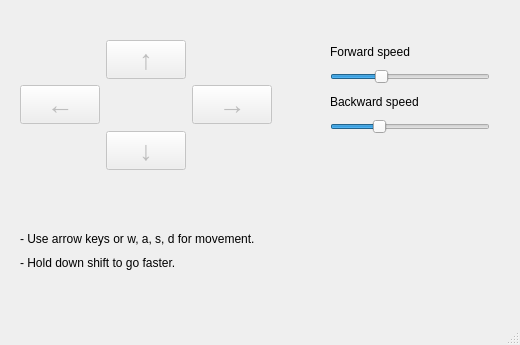
<?xml version="1.0" encoding="UTF-8"?>
<ui version="4.0">
 <class>MainWindow</class>
 <widget class="QMainWindow" name="MainWindow">
  <property name="geometry">
   <rect>
    <x>0</x>
    <y>0</y>
    <width>520</width>
    <height>345</height>
   </rect>
  </property>
  <property name="windowTitle">
   <string>IP Car Controller</string>
  </property>
  <property name="toolTip">
   <string/>
  </property>
  <property name="accessibleName">
   <string/>
  </property>
  <property name="unifiedTitleAndToolBarOnMac">
   <bool>false</bool>
  </property>
  <widget class="QWidget" name="centralwidget">
   <widget class="QWidget" name="gridLayoutWidget">
    <property name="geometry">
     <rect>
      <x>20</x>
      <y>40</y>
      <width>269</width>
      <height>191</height>
     </rect>
    </property>
    <layout class="QGridLayout" name="gridLayout">
     <property name="sizeConstraint">
      <enum>QLayout::SetFixedSize</enum>
     </property>
     <item row="1" column="0">
      <widget class="QPushButton" name="btn_left">
       <property name="enabled">
        <bool>false</bool>
       </property>
       <property name="sizePolicy">
        <sizepolicy hsizetype="Fixed" vsizetype="Fixed">
         <horstretch>0</horstretch>
         <verstretch>0</verstretch>
        </sizepolicy>
       </property>
       <property name="baseSize">
        <size>
         <width>40</width>
         <height>40</height>
        </size>
       </property>
       <property name="font">
        <font>
         <pointsize>20</pointsize>
        </font>
       </property>
       <property name="text">
        <string>←</string>
       </property>
      </widget>
     </item>
     <item row="0" column="1">
      <widget class="QPushButton" name="btn_forward">
       <property name="enabled">
        <bool>false</bool>
       </property>
       <property name="sizePolicy">
        <sizepolicy hsizetype="Fixed" vsizetype="Fixed">
         <horstretch>0</horstretch>
         <verstretch>0</verstretch>
        </sizepolicy>
       </property>
       <property name="baseSize">
        <size>
         <width>40</width>
         <height>40</height>
        </size>
       </property>
       <property name="font">
        <font>
         <pointsize>20</pointsize>
        </font>
       </property>
       <property name="text">
        <string>↑</string>
       </property>
       <property name="checkable">
        <bool>false</bool>
       </property>
       <property name="autoDefault">
        <bool>false</bool>
       </property>
       <property name="default">
        <bool>false</bool>
       </property>
       <property name="flat">
        <bool>false</bool>
       </property>
      </widget>
     </item>
     <item row="2" column="1">
      <widget class="QPushButton" name="btn_backward">
       <property name="enabled">
        <bool>false</bool>
       </property>
       <property name="sizePolicy">
        <sizepolicy hsizetype="Fixed" vsizetype="Fixed">
         <horstretch>0</horstretch>
         <verstretch>0</verstretch>
        </sizepolicy>
       </property>
       <property name="baseSize">
        <size>
         <width>40</width>
         <height>40</height>
        </size>
       </property>
       <property name="font">
        <font>
         <pointsize>20</pointsize>
        </font>
       </property>
       <property name="text">
        <string>↓</string>
       </property>
      </widget>
     </item>
     <item row="1" column="2">
      <widget class="QPushButton" name="btn_right">
       <property name="enabled">
        <bool>false</bool>
       </property>
       <property name="sizePolicy">
        <sizepolicy hsizetype="Fixed" vsizetype="Fixed">
         <horstretch>0</horstretch>
         <verstretch>0</verstretch>
        </sizepolicy>
       </property>
       <property name="baseSize">
        <size>
         <width>40</width>
         <height>40</height>
        </size>
       </property>
       <property name="font">
        <font>
         <pointsize>20</pointsize>
        </font>
       </property>
       <property name="text">
        <string>→</string>
       </property>
      </widget>
     </item>
     <item row="1" column="1">
      <spacer name="horizontalSpacer">
       <property name="orientation">
        <enum>Qt::Horizontal</enum>
       </property>
       <property name="sizeHint" stdset="0">
        <size>
         <width>40</width>
         <height>40</height>
        </size>
       </property>
      </spacer>
     </item>
    </layout>
   </widget>
   <widget class="QWidget" name="verticalLayoutWidget">
    <property name="geometry">
     <rect>
      <x>330</x>
      <y>40</y>
      <width>160</width>
      <height>94</height>
     </rect>
    </property>
    <layout class="QVBoxLayout" name="verticalLayout">
     <item>
      <widget class="QLabel" name="label_3">
       <property name="text">
        <string>Forward speed</string>
       </property>
      </widget>
     </item>
     <item>
      <widget class="QSlider" name="horizontalSlider_fs">
       <property name="pageStep">
        <number>5</number>
       </property>
       <property name="value">
        <number>30</number>
       </property>
       <property name="orientation">
        <enum>Qt::Horizontal</enum>
       </property>
      </widget>
     </item>
     <item>
      <widget class="QLabel" name="label_2">
       <property name="text">
        <string>Backward speed</string>
       </property>
      </widget>
     </item>
     <item>
      <widget class="QSlider" name="horizontalSlider_bs">
       <property name="minimum">
        <number>1</number>
       </property>
       <property name="maximum">
        <number>100</number>
       </property>
       <property name="pageStep">
        <number>5</number>
       </property>
       <property name="value">
        <number>30</number>
       </property>
       <property name="orientation">
        <enum>Qt::Horizontal</enum>
       </property>
      </widget>
     </item>
    </layout>
   </widget>
   <widget class="QWidget" name="verticalLayoutWidget_2">
    <property name="geometry">
     <rect>
      <x>20</x>
      <y>230</y>
      <width>250</width>
      <height>42</height>
     </rect>
    </property>
    <layout class="QVBoxLayout" name="verticalLayout_2">
     <item>
      <widget class="QLabel" name="label">
       <property name="sizePolicy">
        <sizepolicy hsizetype="Preferred" vsizetype="Preferred">
         <horstretch>0</horstretch>
         <verstretch>0</verstretch>
        </sizepolicy>
       </property>
       <property name="text">
        <string>- Use arrow keys or w, a, s, d for movement.</string>
       </property>
      </widget>
     </item>
     <item>
      <widget class="QLabel" name="label_4">
       <property name="sizePolicy">
        <sizepolicy hsizetype="Preferred" vsizetype="Preferred">
         <horstretch>0</horstretch>
         <verstretch>0</verstretch>
        </sizepolicy>
       </property>
       <property name="text">
        <string>- Hold down shift to go faster.</string>
       </property>
      </widget>
     </item>
    </layout>
   </widget>
  </widget>
  <widget class="QMenuBar" name="menubar">
   <property name="geometry">
    <rect>
     <x>0</x>
     <y>0</y>
     <width>520</width>
     <height>23</height>
    </rect>
   </property>
  </widget>
  <widget class="QStatusBar" name="statusbar"/>
 </widget>
 <resources/>
 <connections/>
</ui>
